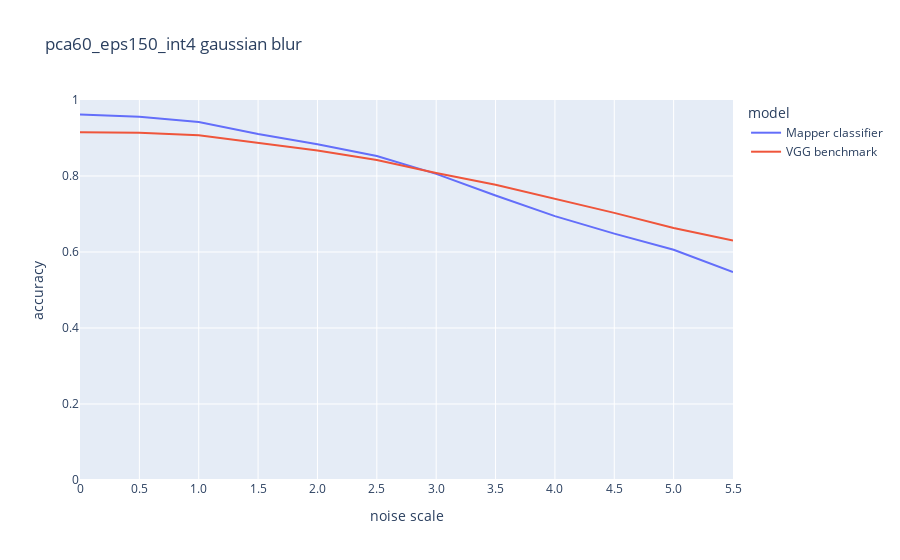

This figure's notebook cell:
### Code cell
plot('pca60_eps150_int4', 'gaussian blur')

### Figure 1 — Plotly figure (JSON) as saved in the notebook; plotly's stock layout.template omitted (floating-point values rounded to 4 significant figures)
{"data": [{"hovertemplate": "model=Mapper classifier<br>noise scale=%{x}<br>accuracy=%{y}<extra></extra>", "legendgroup": "Mapper classifier", "line": {"color": "#636efa", "dash": "solid"}, "mode": "lines", "name": "Mapper classifier", "orientation": "v", "showlegend": true, "type": "scatter", "x": [0.0, "0.5", "1.0", "1.5", "2.0", "2.5", "3.0", "3.5", "4.0", "4.5", "5.0", "5.5"], "xaxis": "x", "y": [0.962, 0.956, 0.9423, 0.9103, 0.8833, 0.8527, 0.8057, 0.7487, 0.6943, 0.6483, 0.606, 0.5473], "yaxis": "y"}, {"hovertemplate": "model=VGG benchmark<br>noise scale=%{x}<br>accuracy=%{y}<extra></extra>", "legendgroup": "VGG benchmark", "line": {"color": "#EF553B", "dash": "solid"}, "mode": "lines", "name": "VGG benchmark", "orientation": "v", "showlegend": true, "type": "scatter", "x": [0.0, "0.5", "1.0", "1.5", "2.0", "2.5", "3.0", "3.5", "4.0", "4.5", "5.0", "5.5"], "xaxis": "x", "y": [0.915, 0.914, 0.907, 0.887, 0.867, 0.842, 0.808, 0.777, 0.74, 0.703, 0.663, 0.63], "yaxis": "y"}], "layout": {"legend": {"title": {"text": "model"}, "tracegroupgap": 0}, "title": {"text": "pca60_eps150_int4 gaussian blur"}, "xaxis": {"anchor": "y", "domain": [0.0, 1.0], "title": {"text": "noise scale"}}, "yaxis": {"anchor": "x", "domain": [0.0, 1.0], "range": [0, 1], "title": {"text": "accuracy"}}}}
